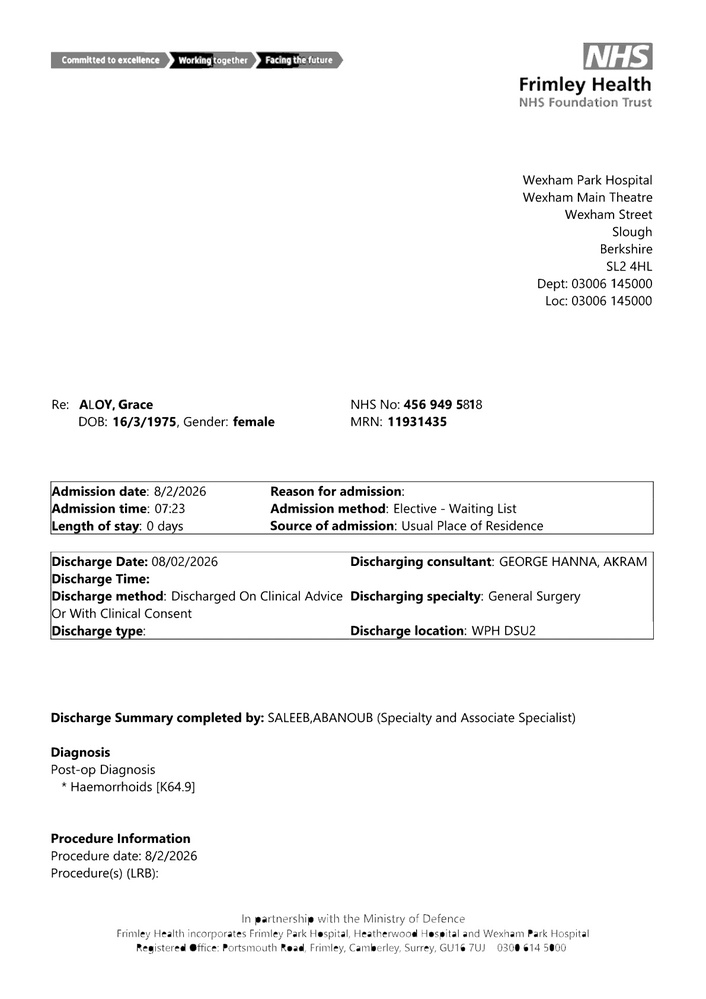
#> input picture temp_pages/page_1.jpg, 706 x 999 px, shrunk from 1191 x 1684 before the run
$ python -i preprocessing.py   (imports and definitions only)
#> lines starting #> are read from the running program, lines starting #| are printed output that depends on the picture; after the words box and inside, x2 and y2 are one past the last pixel; in counts of white or black regions, pixels touching at a corner belong together
import cv2
import numpy as np
import logging
import os

logger = logging.getLogger("tier0.preprocessing")


def preprocess_image(image_path, output_path):
    """
    Tier 0 - Image Preprocessing (OpenCV)
    Applies adaptive thresholding, morphological operations, and deskewing.

    Fixed vs original:
    - Deskew no longer crashes when coords is empty (blank/white pages)
    - Skips trivial rotations (<0.3 degrees) to avoid sub-pixel smearing
    - Logs each step for traceability
    - Returns output_path so callers can chain it
    """
#> called with image_path = 'temp_pages/page_1.jpg', output_path = 'out.png'
    img = cv2.imread(image_path, cv2.IMREAD_GRAYSCALE)
#> img is the input picture: shape (999, 706); min 0, max 255, mean 246.4
    if img is None:
        raise ValueError(f"Could not load image at {image_path}")

    logger.info("Preprocessing: %s", os.path.basename(image_path))

    # 1. Adaptive Thresholding (Binarization & Lighting Correction)
    binarized = cv2.adaptiveThreshold(
        img, 255,
        cv2.ADAPTIVE_THRESH_GAUSSIAN_C,
        cv2.THRESH_BINARY,
        blockSize=21,   # larger block handles uneven lighting better
        C=10
    )
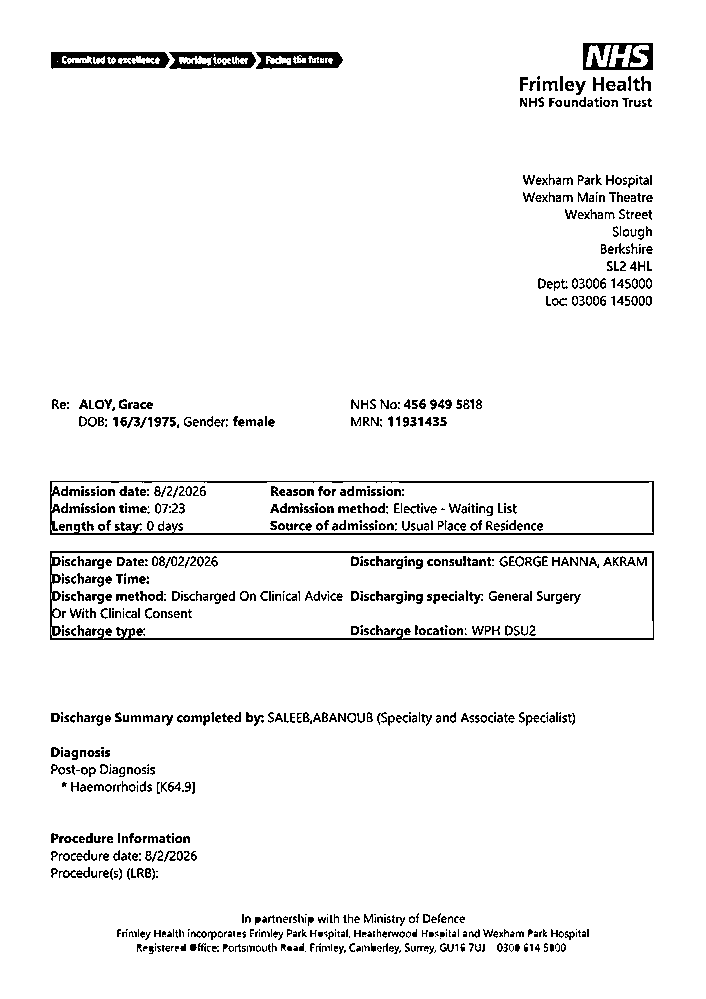
#> binarized: shape (999, 706); 95% white; black in thin lines or dots, all inside (x1, y1, x2, y2) = (50, 43, 654, 954)

    # 2. Morphological Operations (Noise Reduction)
    kernel = np.ones((2, 2), np.uint8)
    denoised = cv2.morphologyEx(binarized, cv2.MORPH_OPEN, kernel)
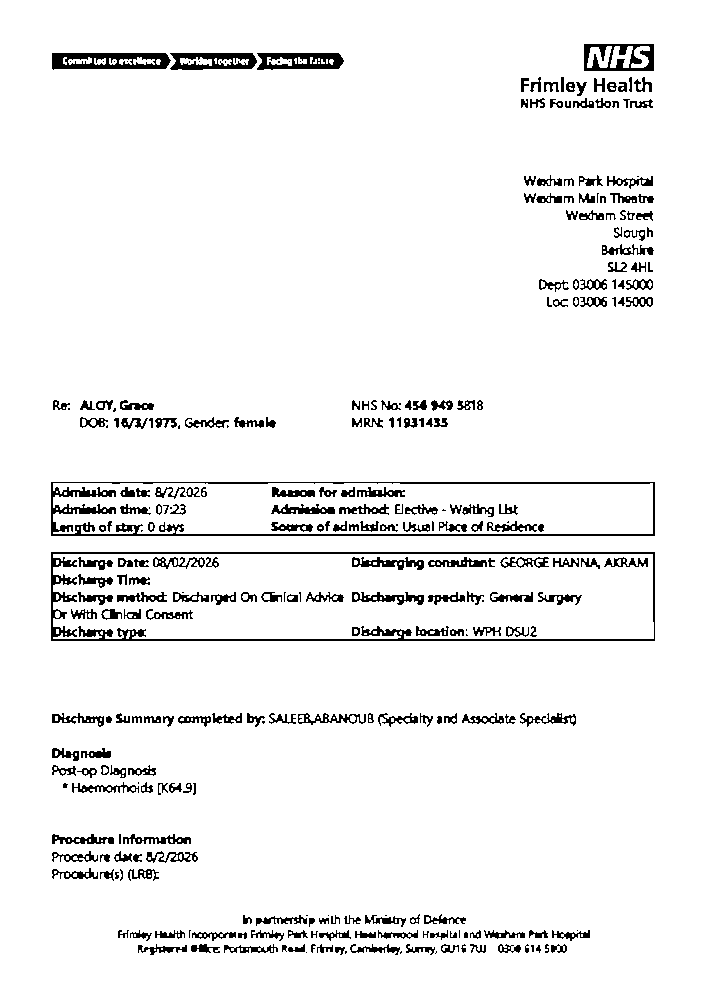
#> denoised: shape (999, 706); 94.5% white; 302 black regions (47 under 20 px), largest, box (x1, y1, x2, y2) and area: (51, 552, 655, 641) 4002, (51, 482, 655, 536) 3551, (52, 53, 171, 70) 1434
    denoised = cv2.morphologyEx(denoised, cv2.MORPH_CLOSE, kernel)
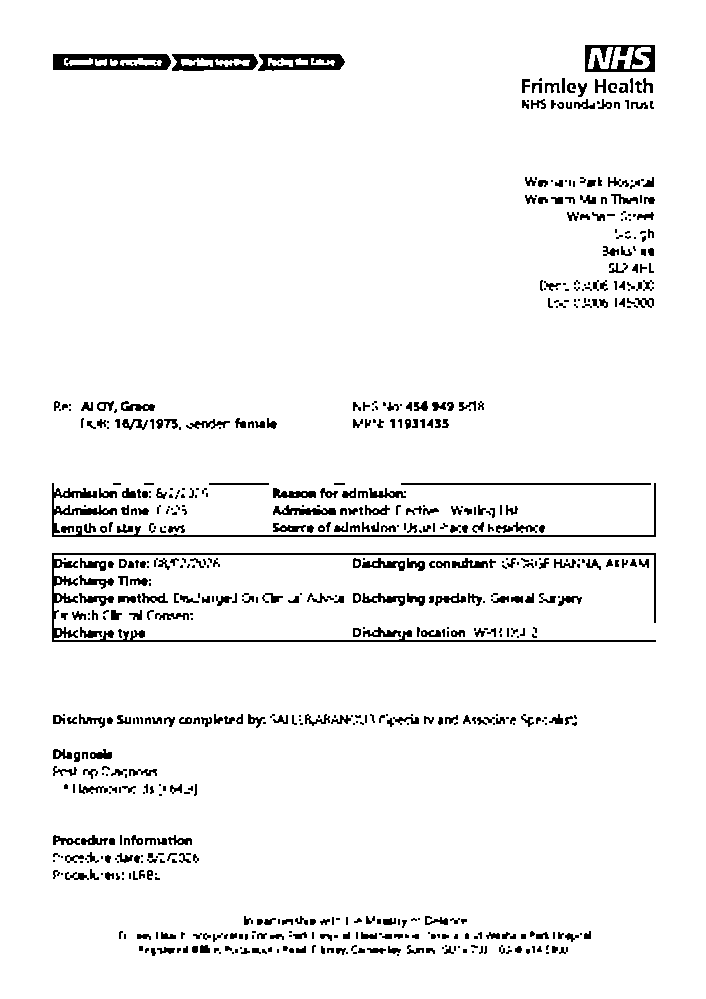
#> denoised: shape (999, 706); 95% white; 680 black regions (290 under 20 px), largest, box (x1, y1, x2, y2) and area: (52, 553, 656, 642) 3546, (52, 483, 656, 537) 2130, (53, 54, 171, 70) 1380

    # 3. Deskewing (Orientation Detection & Correction)
    deskewed = _deskew(denoised)

    cv2.imwrite(output_path, deskewed)
    print(f"  Preprocessed -> {os.path.basename(output_path)}")
    logger.info("Saved preprocessed image: %s", output_path)

    return output_path


def _deskew(img):
    """
    Detect and correct page skew safely.

    BUG FIX from original: np.where on a blank image returns empty coords,
    and cv2.minAreaRect crashes on an empty array. We guard against this.
    """
    coords = np.column_stack(np.where(img > 0))
#> coords = 670283 pairs, first value 0 to 998, second value 0 to 705

    # Guard: if too few foreground pixels, nothing to deskew
    if coords is None or len(coords) < 100:
        logger.debug("Skipping deskew — not enough foreground pixels.")
        return img

    angle = cv2.minAreaRect(coords)[-1]
#> angle = -90

    if angle < -45:
        angle = -(90 + angle)
#> angle = 0
    else:
        angle = -angle

    # Skip trivial corrections to avoid sub-pixel smearing
    if abs(angle) < 0.3:
        return img

    (h, w) = img.shape[:2]
    center = (w // 2, h // 2)
    M = cv2.getRotationMatrix2D(center, angle, 1.0)
    deskewed = cv2.warpAffine(
        img, M, (w, h),
        flags=cv2.INTER_CUBIC,
        borderMode=cv2.BORDER_REPLICATE
    )
    logger.debug("Deskewed by %.2f degrees", angle)
    return deskewed


# [66 lines left out: functions preprocess_batch, get_tier1_payload, not called in this run]

>>> result = preprocess_image('temp_pages/page_1.jpg', 'out.png')

$ run again, on temp_pages/page_2.jpg
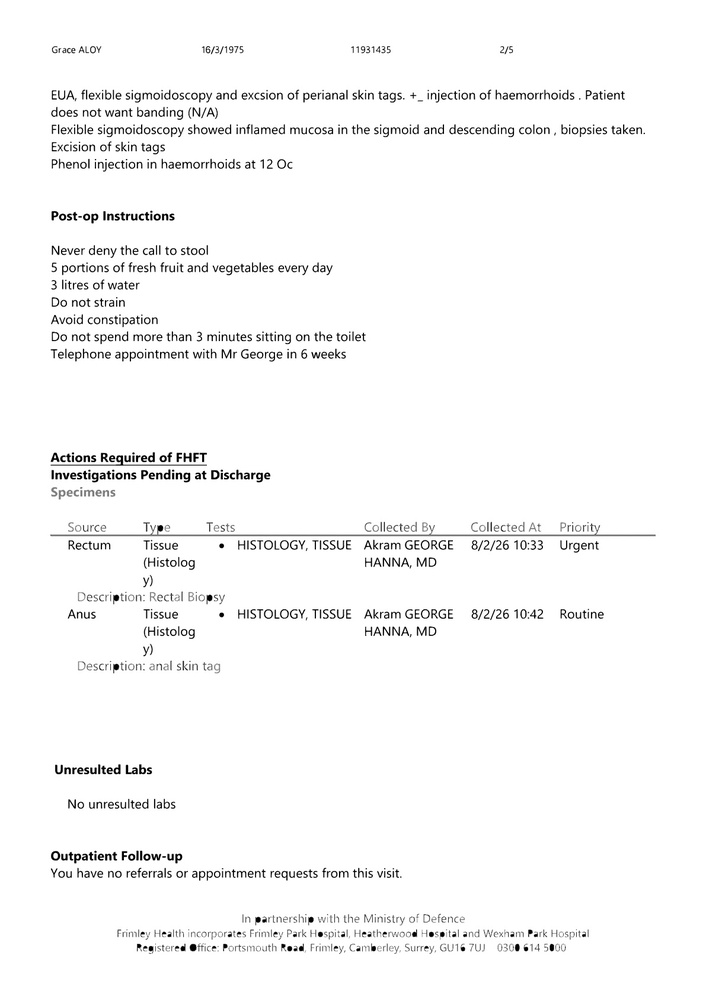
#> input picture temp_pages/page_2.jpg, 706 x 999 px, shrunk from 1191 x 1684 before the run
#> in preprocess_image, img is the input picture: shape (999, 706); min 0, max 255, mean 248.3
#> in preprocess_image, `binarized = cv2.adaptiveThreshold( img, 255, cv2.ADAPTIVE_THRESH_GAUSS..`:
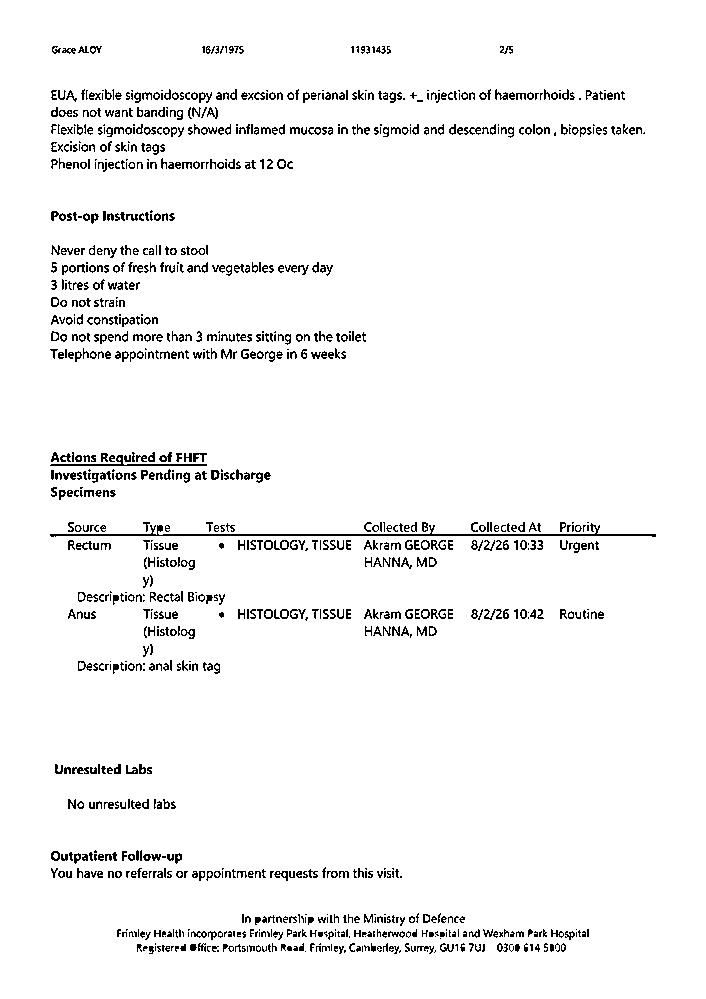
#> binarized: shape (999, 706); 95.9% white; black in thin lines or dots, all inside (x1, y1, x2, y2) = (50, 46, 656, 954)
#> in preprocess_image, `denoised = cv2.morphologyEx(denoised, cv2.MORPH_CLOSE, kernel)`:
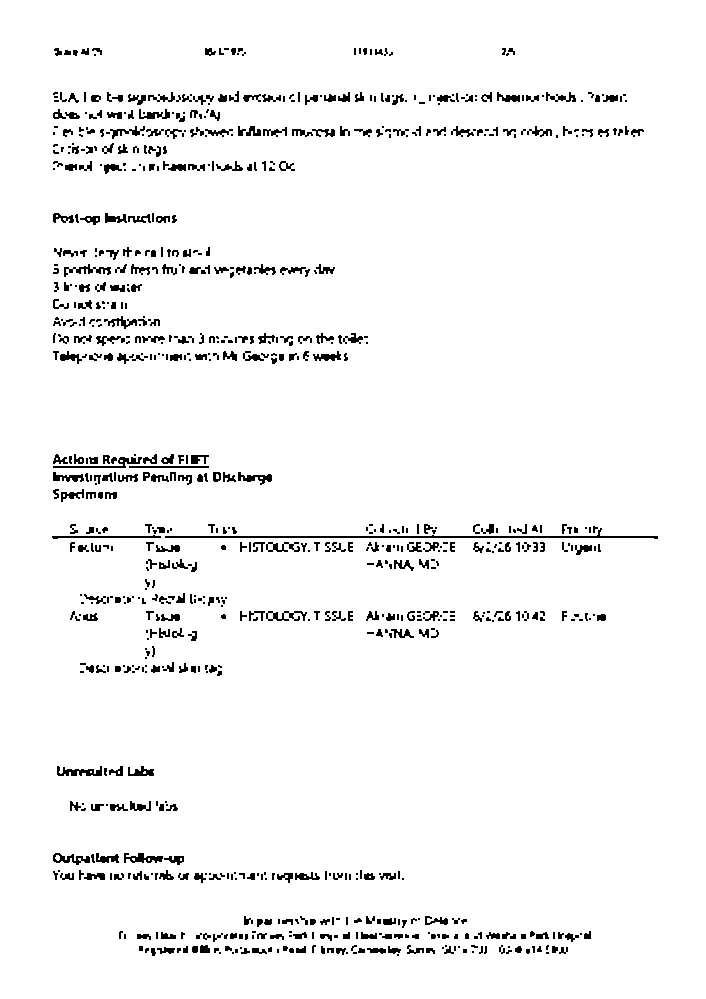
#> denoised: shape (999, 706); 96.1% white; black in thin lines or dots, all inside (x1, y1, x2, y2) = (52, 48, 658, 956)
#> coords = 677690 pairs, first value 0 to 998, second value 0 to 705
#> in _deskew, `angle = cv2.minAreaRect(coords)[-1]`: angle = -90
#> in _deskew, `angle = -(90 + angle)`: angle = 0

$ run again, on temp_pages/page_3.jpg
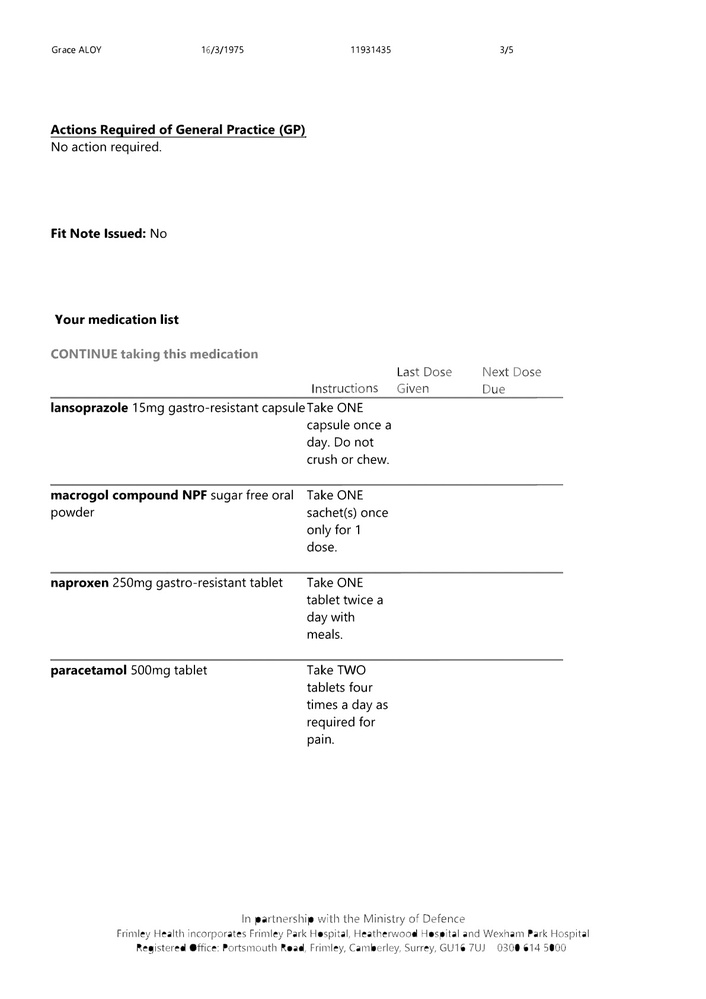
#> input picture temp_pages/page_3.jpg, 706 x 999 px, shrunk from 1191 x 1684 before the run
#> in preprocess_image, img is the input picture: shape (999, 706); min 0, max 255, mean 250.4
#> in preprocess_image, `binarized = cv2.adaptiveThreshold( img, 255, cv2.ADAPTIVE_THRESH_GAUSS..`:
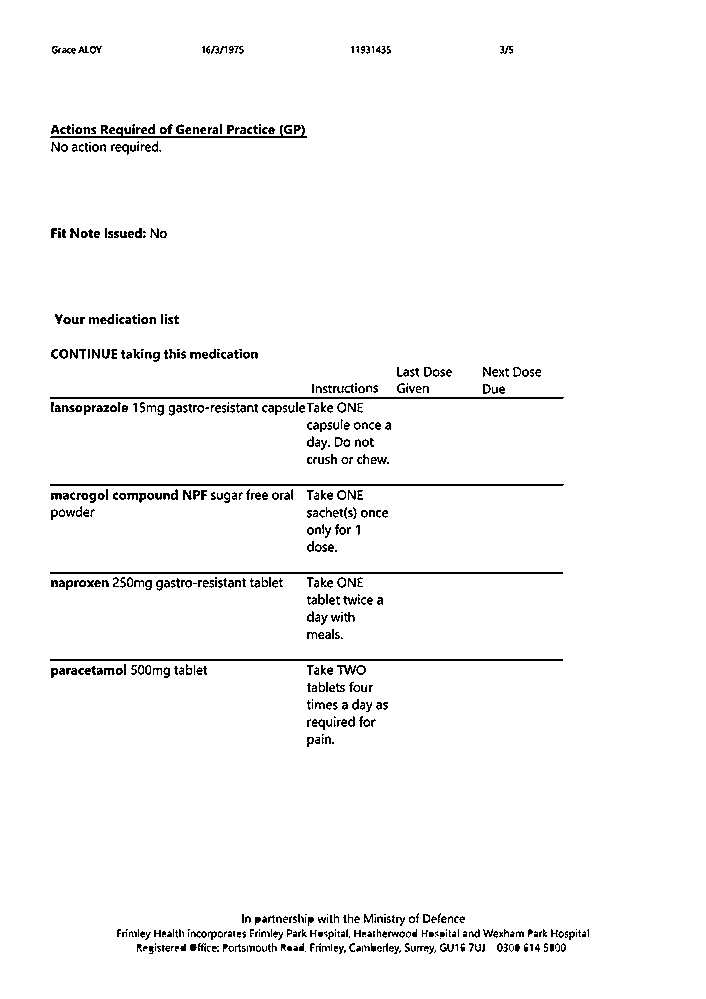
#> binarized: shape (999, 706); 97% white; black in thin lines or dots, all inside (x1, y1, x2, y2) = (50, 46, 589, 954)
#> in preprocess_image, `denoised = cv2.morphologyEx(denoised, cv2.MORPH_CLOSE, kernel)`:
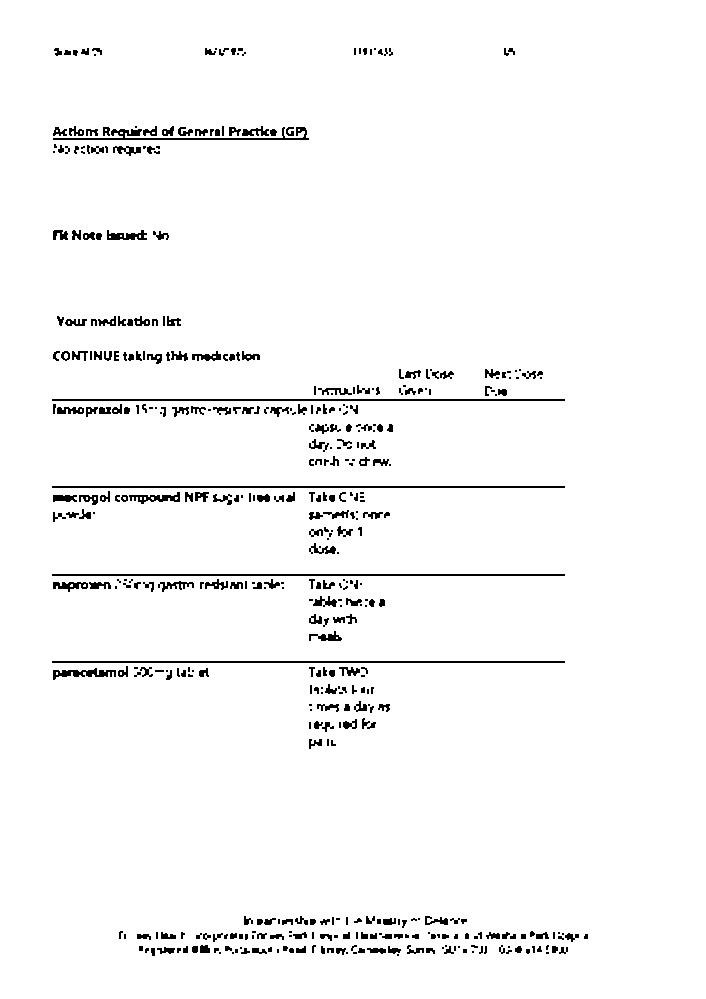
#> denoised: shape (999, 706); 97% white; black in thin lines or dots, all inside (x1, y1, x2, y2) = (52, 48, 588, 956)
#> coords = 684470 pairs, first value 0 to 998, second value 0 to 705
#> in _deskew, `angle = cv2.minAreaRect(coords)[-1]`: angle = -90
#> in _deskew, `angle = -(90 + angle)`: angle = 0
